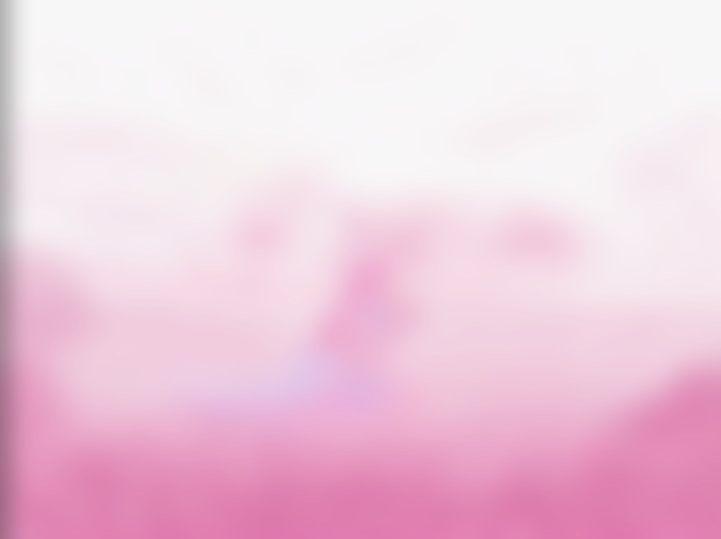
#> input picture dist/wallpaper-sample/bg-haze-28.jpg, 1442 x 1077 px (shown at 1/2 size); the run also reads 1 picture not shown here
$ python check-framing.py wallpaper-sample/bg-haze-28.jpg wallpaper-sample/bg-heavy-55.jpg
#> lines starting #> are read from the running program, lines starting #| are printed output that depends on the picture
"""Check whether the base picture and the complete picture share the same framing.

Takes the centre strip of each (the part that exists in both), then slides one over the
other to find the integer offset with the smallest difference. Offset (0,0) means the two
pictures are framed identically — which is what makes the side-band overlay line up.
"""
import sys

import numpy as np
from PIL import Image

BASE, OVERLAY = sys.argv[1], sys.argv[2]
WIDTH = 1200


def load(path):
#> called with path = 'wallpaper-sample/bg-haze-28.jpg'
    img = Image.open(path).convert('L')
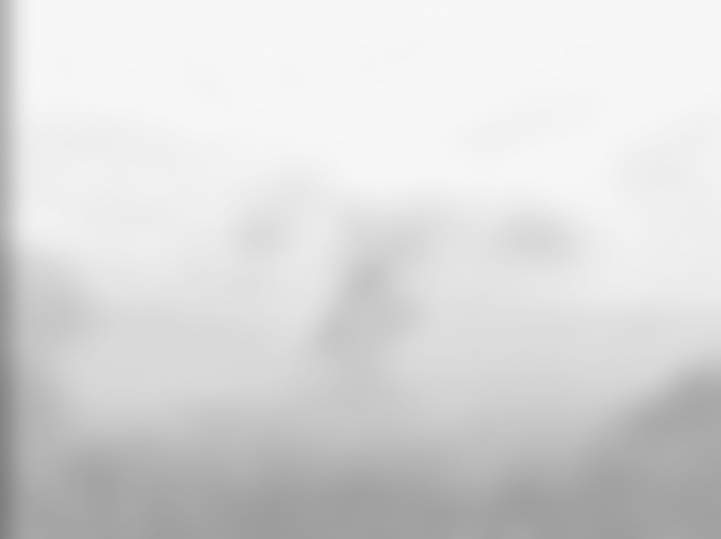
#> img: PIL image 1442x1077 L (shown at 1/2 size); min 125, max 248, mean 217.2
    height = max(1, round(img.height * WIDTH / img.width))
#> height = 896
    return np.asarray(img.resize((WIDTH, height), Image.LANCZOS), dtype=np.float32)


base = load(BASE)
overlay = load(OVERLAY)
#> call 2 of load, with path = 'wallpaper-sample/bg-heavy-55.jpg'
#> in load (call 2), `img = Image.open(path).convert('L')`:
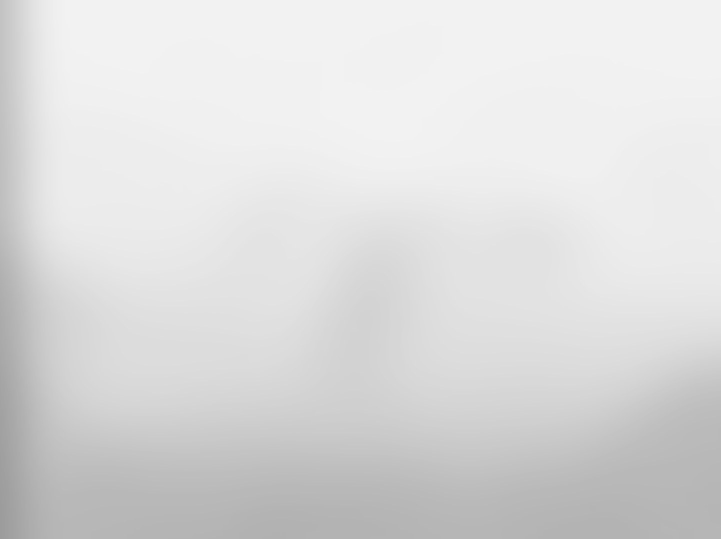
#> img: PIL image 1442x1077 L (shown at 1/2 size); min 156, max 243, mean 219.5
print(f'base    {base.shape[1]}x{base.shape[0]}')
#| base    1200x896
print(f'overlay {overlay.shape[1]}x{overlay.shape[0]}')
#| overlay 1200x896

# Compare the centre strip only: that region carries the shared composition.
h = min(base.shape[0], overlay.shape[0])
#> h = 896
x0, x1 = int(WIDTH * 0.35), int(WIDTH * 0.65)
y0, y1 = int(h * 0.25), int(h * 0.75)
#> y0 = 224; y1 = 672
patch = base[y0:y1, x0:x1]
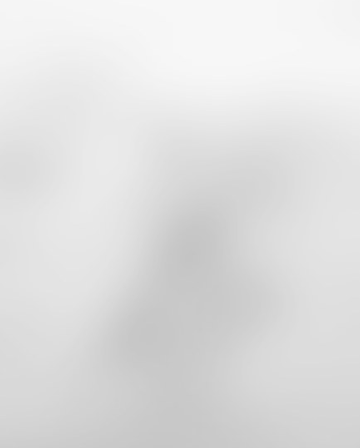
#> patch: shape (448, 360) float32; min 195, max 248, mean 223.1

best = None
for dy in range(-40, 41, 2):
    for dx in range(-40, 41, 2):
        oy, ox = y0 + dy, x0 + dx
        if oy < 0 or ox < 0 or oy + patch.shape[0] > overlay.shape[0] or ox + patch.shape[1] > overlay.shape[1]:
            continue
        diff = float(np.abs(overlay[oy : oy + patch.shape[0], ox : ox + patch.shape[1]] - patch).mean())
        if best is None or diff < best[0]:
            best = (diff, dx, dy)
#> after the loop, best = (4.39, -4, 8)

print(f'centre strip mean |diff| at zero offset : {float(np.abs(overlay[y0:y1, x0:x1] - patch).mean()):.2f}')
#| centre strip mean |diff| at zero offset : 4.44
print(f'best match: diff={best[0]:.2f} at dx={best[1]}px dy={best[2]}px (at 1200px width)')
#| best match: diff=4.39 at dx=-4px dy=8px (at 1200px width)
verdict = 'FRAMING MATCHES (offset is within a couple of pixels)' if abs(best[1]) <= 4 and abs(best[2]) <= 4 else 'FRAMING DIFFERS - the overlay would need an offset/scale correction'
print('verdict:', verdict)
#| verdict: FRAMING DIFFERS - the overlay would need an offset/scale correction
